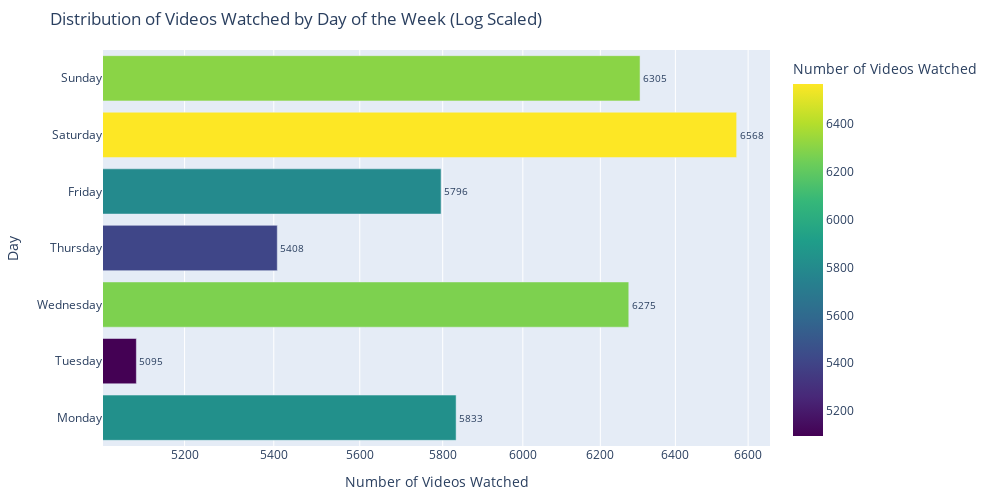

Notebook code for this chart:
### Code cell
import pandas as pd
import plotly.express as px

# Load the updated CSV file
file_path = "Data/watch_data_eng.csv"
df = pd.read_csv(file_path)

# Clean and extract Day of the Week
df['Watch Date'] = pd.to_datetime(df['Watch Date'], format='%d %b %Y', errors='coerce')
df['Day of Week'] = df['Watch Date'].dt.day_name()

# Group by Day of Week and count
day_counts = df['Day of Week'].value_counts().reindex([
    'Monday', 'Tuesday', 'Wednesday', 'Thursday', 'Friday', 'Saturday', 'Sunday'
]).reset_index()
day_counts.columns = ['Day of Week', 'Videos Watched']

# Create a horizontal bar chart with log scaling and tighter layout
fig = px.bar(day_counts, x='Videos Watched', y='Day of Week', 
             title="Distribution of Videos Watched by Day of the Week (Log Scaled)",
             labels={'Videos Watched': 'Number of Videos Watched', 'Day of Week': 'Day'},
             text='Videos Watched',
             orientation='h', color='Videos Watched', color_continuous_scale='Viridis')

# Adjust axis layout
fig.update_layout(
    xaxis=dict(type='log', title="Number of Videos Watched"),
    margin=dict(l=50, r=50, t=50, b=50),
    height=500, width=1000
)

# Adjust text position
fig.update_traces(textposition='outside', textfont_size=10)

fig.show()

### Figure 1 — Plotly figure (JSON) as saved in the notebook; plotly's stock layout.template omitted (floating-point values rounded to 4 significant figures)
{"data": [{"alignmentgroup": "True", "hovertemplate": "Number of Videos Watched=%{marker.color}<br>Day=%{y}<extra></extra>", "legendgroup": "", "marker": {"color": [5833, 5095, 6275, 5408, 5796, 6568, 6305], "coloraxis": "coloraxis", "pattern": {"shape": ""}}, "name": "", "offsetgroup": "", "orientation": "h", "showlegend": false, "text": [5833, 5095, 6275, 5408, 5796, 6568, 6305], "textfont": {"size": 10}, "textposition": "outside", "type": "bar", "x": [5833, 5095, 6275, 5408, 5796, 6568, 6305], "xaxis": "x", "y": ["Monday", "Tuesday", "Wednesday", "Thursday", "Friday", "Saturday", "Sunday"], "yaxis": "y"}], "layout": {"barmode": "relative", "coloraxis": {"colorbar": {"title": {"text": "Number of Videos Watched"}}, "colorscale": [[0, "#440154"], [0.1111, "#482878"], [0.2222, "#3e4989"], [0.3333, "#31688e"], [0.4444, "#26828e"], [0.5556, "#1f9e89"], [0.6667, "#35b779"], [0.7778, "#6ece58"], [0.8889, "#b5de2b"], [1, "#fde725"]]}, "height": 500, "legend": {"tracegroupgap": 0}, "margin": {"b": 50, "l": 50, "r": 50, "t": 50}, "title": {"text": "Distribution of Videos Watched by Day of the Week (Log Scaled)"}, "width": 1000, "xaxis": {"anchor": "y", "domain": [0, 1], "title": {"text": "Number of Videos Watched"}, "type": "log"}, "yaxis": {"anchor": "x", "domain": [0, 1], "title": {"text": "Day"}}}}
